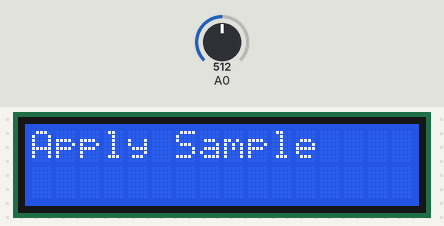
The sketch below on a simulated Arduino Uno, built with avr-gcc and run on an emulated ATmega328P. Shown: 16×2 character LCD. The test bench sets the inputs (shaded band); at power-on: A0 = 512. The local clock reads 2024-03-15 10:24:30 at power-on unless the sketch sets it; storage starts empty; what the sketch prints to the serial monitor is not drawn.

Above: at 0.1 s.
1.3 s: A0 set to 122
At 3.9 s:
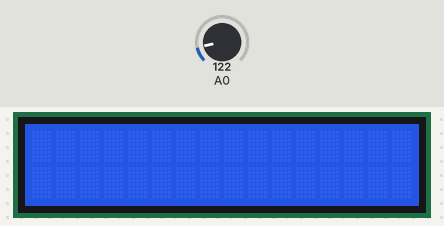
14.8 s: A0 set to 145
28.3 s: A0 set to 173
At 30.7 s:
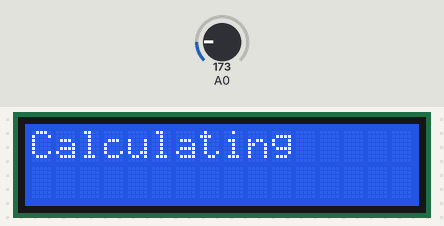
At 63.7 s:
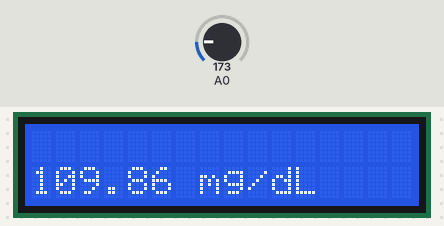

Measured:
- the behaviour switches between 163 and 164 on A0 (found by bisection; images 1 and 2)
- after the input at 28.3 s, the display: first differs from a run without the input after 1.9 s (image 2)
- what the display in image 1 shows lasts 1.0 s, from 3.1 s to 4.1 s
- what the display in image 3 shows lasts 0.8 s, from 63.1 s to 63.9 s

The sketch:

Glucometer_RTC_SD_LCD.ino
```cpp
int current = 0;
float concentration=0.0;
float current_voltage=0;
// measurement starts if transimpedance amp output voltage > threshold
float threshold = 0.800; //open circuit strip voltage in V

String line1="Glucose concentration:";
int stringStart=0;
int stringStop=0;
int scrollCursor=16; //16 being the screen width for 16x2 LCD screen

#include <LiquidCrystal.h>
// initialize the library with the numbers of the interface pins
LiquidCrystal lcd(8, 9, 4, 5, 6, 7); /// REGISTER SELECT PIN,ENABLE PIN,D4 PIN,D5 PIN, D6 PIN, D7 PIN

#include <SPI.h> //for the SD card module
#include <SD.h> // for the SD card
#include <RTClib.h>
#include<Wire.h>
RTC_DS1307 rtc;
int chipSelect=2;
File myFile;

void setup() {

 lcd.begin(16, 2);
 Serial.begin(9600);
 Wire.begin();
 rtc.begin();
 rtc.adjust(DateTime(F(__DATE__), F(__TIME__)));

 Serial.println("Initializing SD card.");

  if(!SD.begin(chipSelect)) {
    Serial.println("Initialization failed.");
    return;
  }
  Serial.println("Initialization done.");

  myFile=SD.open("DATA.txt", FILE_WRITE);
  if (myFile)
  {
   Serial.println("File opened ok.");
  }

  myFile.close();
}

void loop()
{
   lcd.setCursor(0, 0);
   lcd.print("Apply Sample");//set the cursor to column 0, line 1
   delay(1000);
   lcd.clear();
   delay(1000); //for blinking
  // while(1)
  //{
   current_voltage=analogRead(0)*(5.0 / 1023.0);
 //lcd.print(current_voltage);// delay(1000);
 Serial.println(current_voltage);

  if(current_voltage > threshold)
   {
    lcd.setCursor(0, 0); // set the cursor to column 0, line 1
    lcd.print("Calculating");
    delay(1000); //delay
    lcd.clear();


      for(int i=15; i>0; i--) //Countdown to 15 seconds
      {
        lcd.setCursor(0, 0);
        lcd.print(i);
        Serial.println(i);
        delay(1000);
        lcd.clear();
      }
  // compute concentration
  current_voltage = analogRead(0)*(5.0 / 1023.0);

  lcd.clear();
  //lcd.print(current_voltage);

  delay(1000);
  concentration = 378.95*current_voltage-210.56;
  delay(500);

 //For LCD display- Scrolling and non-scrolling line

 for (int i=0;i<50;i++) //Amount of time to keep the scrolling going
        {         lcd.setCursor(scrollCursor, 0);
                  lcd.print(line1.substring(stringStart,stringStop));
                  lcd.setCursor(0, 1);
                  lcd.print(concentration);
                  lcd.print(" mg/dL");
                  delay(400);
                  lcd.clear();
                  if(stringStart == 0 && scrollCursor > 0)
                    {
                    scrollCursor--;
                    stringStop++;
                    }

                  else if (stringStart == stringStop)
                    {
                    stringStart = stringStop = 0;
                    scrollCursor = 16; //16 is the screen width
                  } else if (stringStop == line1.length() && scrollCursor == 0)
                  {
                    stringStart++;
                  }
                  else
                  {
                    stringStart++;
                    stringStop++;
                  } //For continuing L to R after column 0 is filled

        }
        loggingData();
        delay(5000);
}


}

void loggingData() {
  DateTime now = rtc.now();
  myFile = SD.open("DATA.txt", FILE_WRITE);
  if (myFile) {
    myFile.print("Date:");
    myFile.print(now.year(), DEC);
    myFile.print('/');
    myFile.print(now.month(), DEC);
    myFile.print('/');
    myFile.println(now.day(), DEC);
    myFile.print("Time:");
    myFile.print(now.hour(), DEC);
    myFile.print(':');
    myFile.print(now.minute(), DEC);
    myFile.print(':');
    myFile.println(now.second(), DEC);
    myFile.print("Glucose Concentration:");
    myFile.print(concentration);
    myFile.print(" mg/dL");
  }

  myFile.close();
  delay(1000);
}
```
